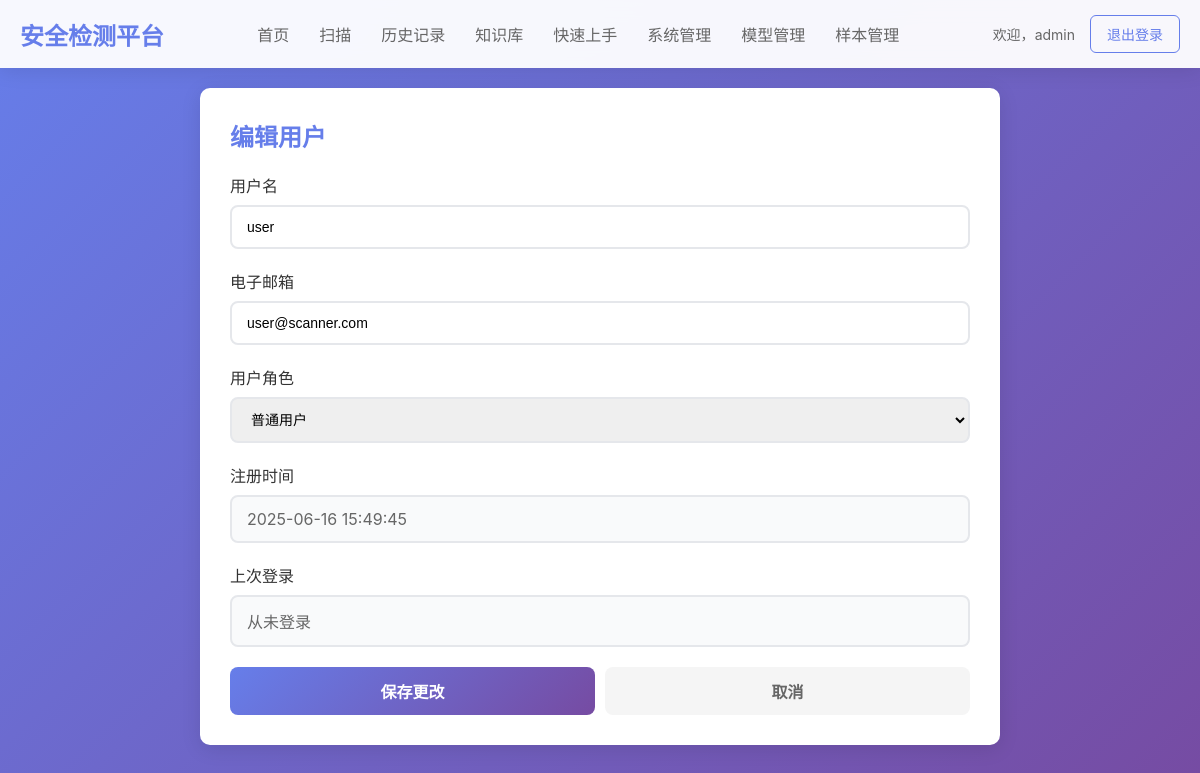
Before: /admin/users/edit/64 (signed in) with the older database file.
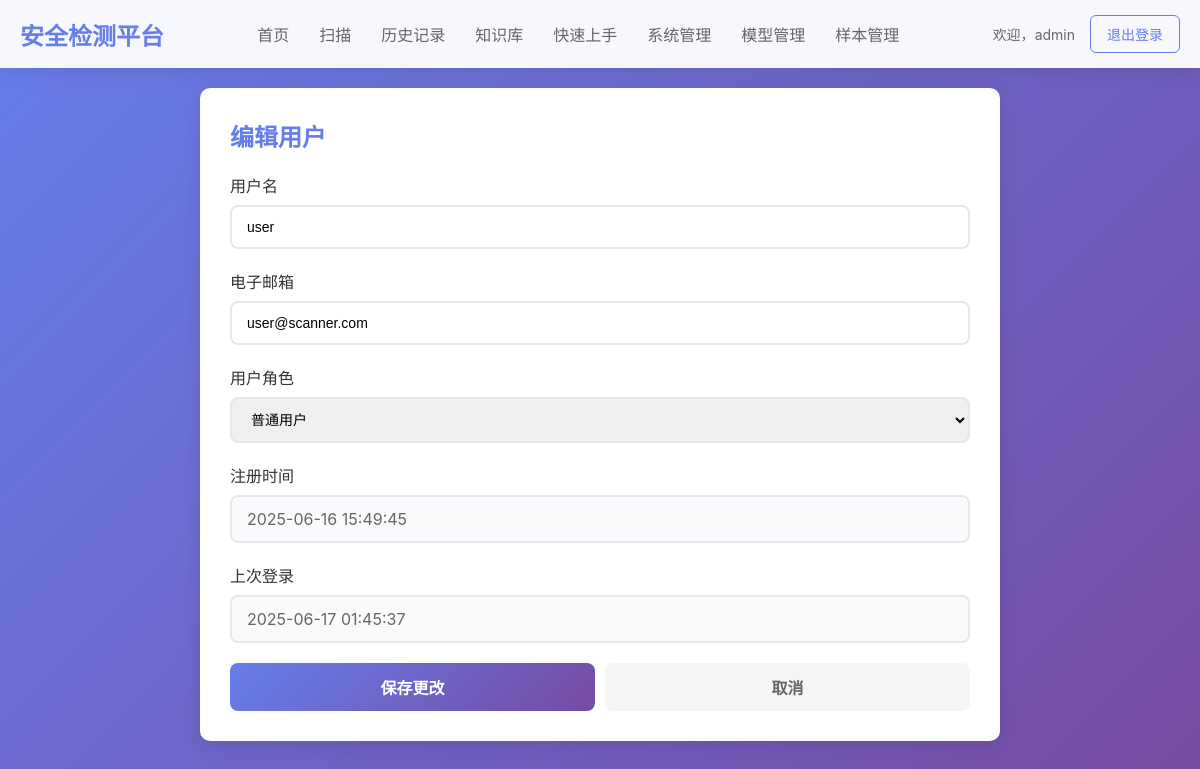
After: the same page with the newer database file.
### tables this page shows
CREATE TABLE users (
            id INTEGER PRIMARY KEY AUTOINCREMENT,
            username TEXT UNIQUE NOT NULL,
            email TEXT UNIQUE NOT NULL,
            password_hash TEXT NOT NULL,
            role TEXT DEFAULT 'user',
            created_at TIMESTAMP DEFAULT CURRENT_TIMESTAMP,
            last_login TIMESTAMP
        );

### app/routes/admin.py (the view, shortened to what this page needs)
@admin_bp.route('/users/edit/<int:user_id>', methods=['GET', 'POST'])
@admin_required
def edit_user(user_id):
    conn = sqlite3.connect(Config.DATABASE_PATH)
    conn.row_factory = sqlite3.Row
    cursor = conn.cursor()
    cursor.execute('SELECT * FROM users WHERE id = ?', (user_id,))
    user = cursor.fetchone()
    if not user:
        flash('用户不存在', 'error')
        conn.close()
        return redirect(url_for('admin.user_management'))
    conn.close()
    return render_template('edit_user.html', user=user)

### app/utils/__init__.py (called while the page is built)
def admin_required(view):
    @wraps(view)
    def wrapped_view(*args, **kwargs):
        if 'user_id' not in session:
            flash('请先登录', 'error')
            return redirect(url_for('auth.login'))
        if session.get('role') != 'admin':
            flash('需要管理员权限', 'error')
            return redirect(url_for('user.index'))
        return view(*args, **kwargs)
    return wrapped_view

### app/templates/edit_user.html (shortened to what this page needs)
{% extends "base.html" %}
{% block content %}
<div class="edit-user-container" style="background: white; padding: 30px; border-radius: 10px; box-shadow: 0 4px 20px rgba(0,0,0,0.1); max-width: 800px; margin: 0 auto;">
    <h2 style="margin-bottom: 20px; color: #667eea;">编辑用户</h2>
    <form method="POST" action="{{ url_for('admin.edit_user', user_id=user.id) }}">
        <div style="margin-bottom: 20px;">
            <label style="display: block; margin-bottom: 8px; font-weight: 500;">用户名</label>
            <input type="text" name="username" value="{{ user.username }}" required style="width: 100%; padding: 12px 15px; border: 2px solid #e5e7eb; border-radius: 8px; font-size: 14px;">
        </div>
        <div style="margin-bottom: 20px;">
            <label style="display: block; margin-bottom: 8px; font-weight: 500;">电子邮箱</label>
            <input type="email" name="email" value="{{ user.email }}" required style="width: 100%; padding: 12px 15px; border: 2px solid #e5e7eb; border-radius: 8px; font-size: 14px;">
        </div>
        <div style="margin-bottom: 20px;">
            <label style="display: block; margin-bottom: 8px; font-weight: 500;">用户角色</label>
            <select name="role" style="width: 100%; padding: 12px 15px; border: 2px solid #e5e7eb; border-radius: 8px; font-size: 14px;">
                <option value="user" {% if user.role == 'user' %}selected{% endif %}>普通用户</option>
            </select>
        </div>
        <div style="margin-bottom: 20px;">
            <label style="display: block; margin-bottom: 8px; font-weight: 500;">注册时间</label>
            <div style="padding: 12px 15px; border: 2px solid #e5e7eb; border-radius: 8px; background: #f9fafb; color: #666;">{{ user.created_at }}</div>
        </div>
        <div style="margin-bottom: 20px;">
            <label style="display: block; margin-bottom: 8px; font-weight: 500;">上次登录</label>
            <div style="padding: 12px 15px; border: 2px solid #e5e7eb; border-radius: 8px; background: #f9fafb; color: #666;">{{ user.last_login or '从未登录' }}</div>
        </div>
        <div style="display: flex; gap: 10px;">
            <button type="submit" style="background: linear-gradient(135deg, #667eea 0%, #764ba2 100%); color: white; padding: 12px 24px; border: none; border-radius: 8px; font-size: 16px; font-weight: 600; cursor: pointer; flex: 1;">保存更改</button>
            <a href="{{ url_for('admin.user_management') }}" style="display: flex; align-items: center; justify-content: center; background: #f5f5f5; color: #666; padding: 12px 24px; border: none; border-radius: 8px; font-size: 16px; font-weight: 600; text-decoration: none; flex: 1;">取消</a>
        </div>
    </form>
</div>
{% endblock %}

Changed rows visible on the page:
changed users "user": last_login (not shown) → "2025-06-17 01:45:37"
Other visible differences:
{{ user.last_login or '从未登录' }}: "从未登录" → (not shown)
